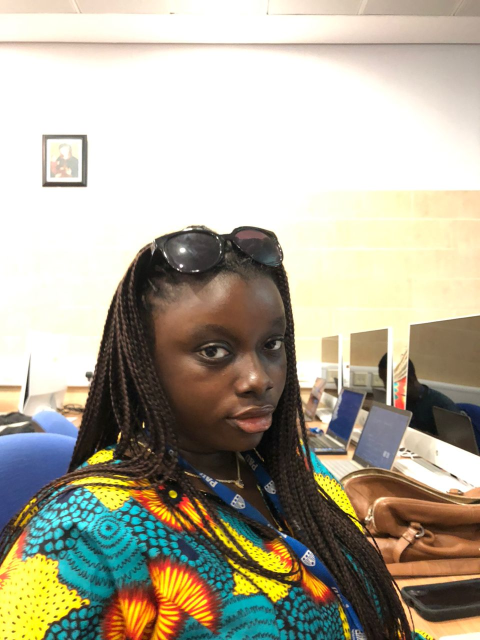
#> input picture Week_4/img/oyinda.jpg, 960 x 1280 px (shown at 1/2 size)
$ jupyter execute practices.ipynb   (older library calls are emulated)
#> lines starting #> are read from the running program, lines starting #| are printed output that depends on the picture
# Edge Detection

##### Sobel Operator

[cell 1]
import cv2
import numpy as np

# Load the image
image = cv2.imread('img/oyinda.jpg', cv2.IMREAD_GRAYSCALE)
#> image: shape (1280, 960); min 0, max 255, mean 170.7

# resize images
image = cv2.resize(image, (500, 400))
#> image: shape (400, 500)

# Apply Sobel edge detection
sobel_x = cv2.Sobel(image, cv2.CV_64F, 1, 0, ksize=1)
sobel_y = cv2.Sobel(image, cv2.CV_64F, 0, 1, ksize=1)
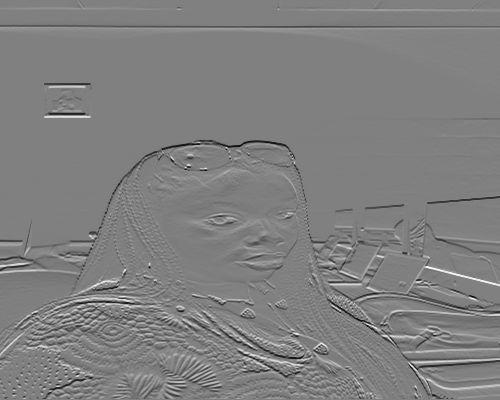
#> sobel_y: shape (400, 500) float64; min -231, max 228, mean -0.5; drawn with min black and max white

# Combine the gradient images
sobel_combined = cv2.magnitude(sobel_x, sobel_y)

# Display the original image and the Sobel edges
cv2.imshow('Original', image)
cv2.imshow('Sobel Edges', np.uint8(sobel_combined))
# cv2.imshow('Sobel Edges', sobel_combined)

# Wait for a key press and then clean up
cv2.waitKey(0)
cv2.destroyAllWindows()

##### Prewitt Operator

[cell 2]
import cv2
import numpy as np

# Laod the image
image = cv2.imread('img/abba.jpg', cv2.IMREAD_GRAYSCALE)
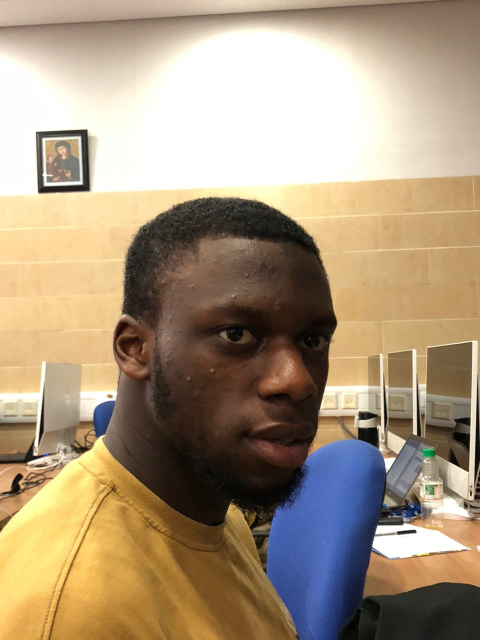
#> input picture Week_4/img/abba.jpg, 960 x 1280 px (shown at 1/2 size)
#> image: shape (1280, 960); min 0, max 255, mean 153.2

# resize images
image = cv2.resize(image, (500, 400))
#> image: shape (400, 500)

# Define Prewitt kernels
kernel_x = np.array([[1, -1, -1],
                     [0, 0, 0],
                     [1, 1, 1]])

kernel_y = np.array([[-1, 0, 1],
                     [-1, 0, 1],
                     [-1, 0, 1]])

# Apply Prewitt edge detection
prewitt_x = cv2.filter2D(image, -1, kernel_x)
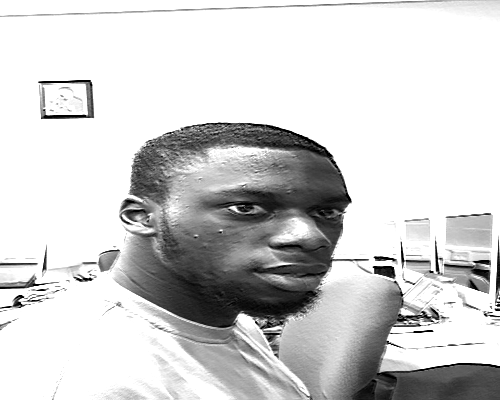
#> prewitt_x: shape (400, 500); min 0, max 255, mean 208.2
prewitt_y = cv2.filter2D(image, -1, kernel_y)
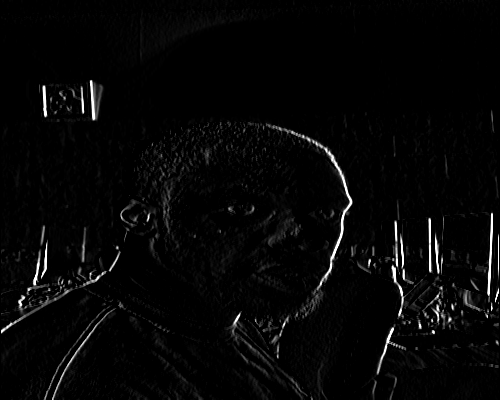
#> prewitt_y: shape (400, 500); min 0, max 255, mean 6.4

# Compute magnitude of gradients manually
prewitt_combined = np.sqrt(np.square(prewitt_x) + np.square(prewitt_y))
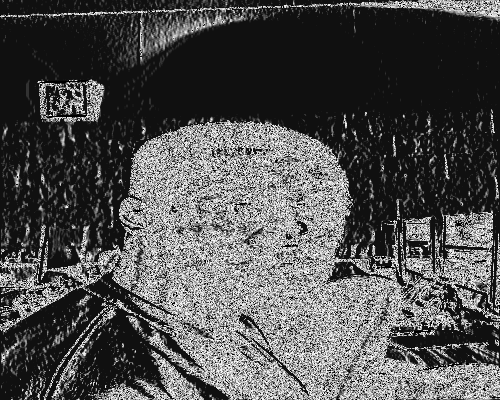
#> prewitt_combined: shape (400, 500) float16; min 0, max 15.91, mean 5.02; drawn with min black and max white

# Display the original image and the Prewitt edges
cv2.imshow('Original', image)
cv2.imshow('Prewitt Edges', np.uint8(prewitt_combined))

# Wait for a key press and then clean up
cv2.waitKey(0)
cv2.destroyAllWindows()

##### Robert Operator

[cell 3]
import cv2
import numpy as np

# Load the image
image = cv2.imread('img/oyinda.jpg', cv2.IMREAD_GRAYSCALE)

# Perform Gaussian Blur
image = cv2.GaussianBlur(image, (5, 5), 0)
#> image: shape (1280, 960)

# Define Robert Kernels
kernel_x = np.array([[0, 1],
                     [-1, 0]])

# Apply Robert edge detection
robert_x = cv2.filter2D(image, -1, kernel_x)
robert_y = cv2.filter2D(image, -1, kernel_y)
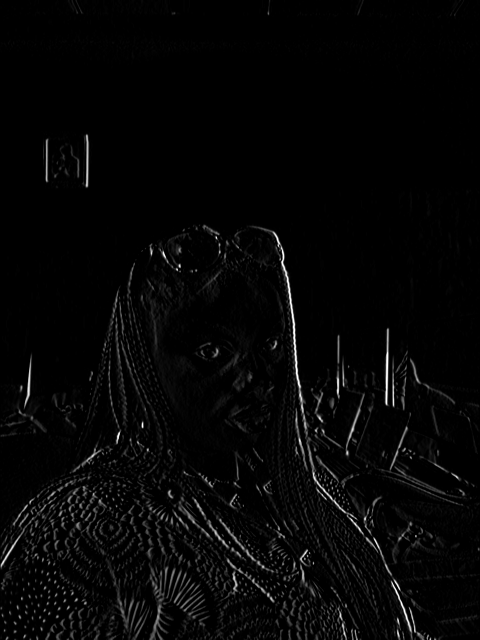
#> robert_y: shape (1280, 960) (shown at 1/2 size); min 0, max 255, mean 6.1

# Combine the gradient images
robert_combined = np.sqrt(np.square(robert_x) + np.square(robert_y))
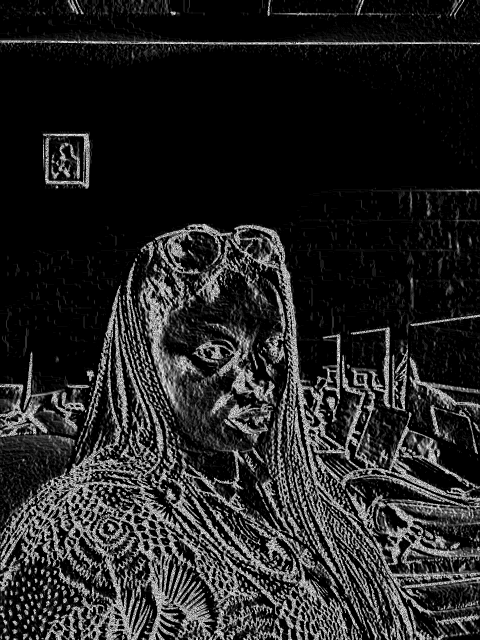
#> robert_combined: shape (1280, 960) float16 (shown at 1/2 size); min 0, max 15.91, mean 2.28; drawn with min black and max white

# Display the original image and the Robert edges
cv2.imshow('Original', image)
cv2.imshow('Robert Edges', np.uint8(robert_combined))

# Wait for a key press and then clean up
cv2.waitKey(0)
cv2.destroyAllWindows()

##### Laplacian Operator

[cell 4]
import cv2

# Load the image
image =  cv2.imread('img/oyinda.jpg', cv2.IMREAD_GRAYSCALE)

# resize images
image = cv2.resize(image, (400, 400))
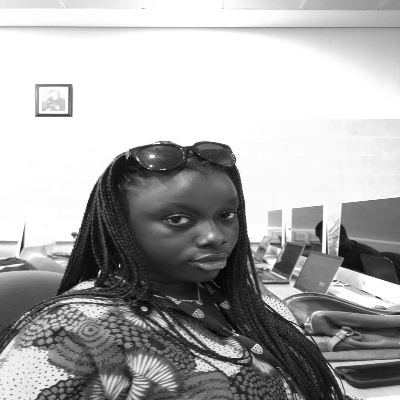
#> image: shape (400, 400); min 3, max 255, mean 170.7

# Apply Laplacian Edge Detection
laplacian = cv2.Laplacian(image, cv2.CV_64F)
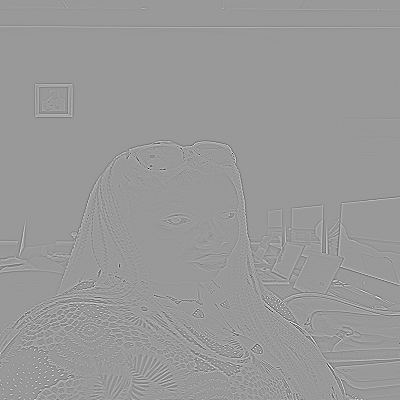
#> laplacian: shape (400, 400) float64; min -672, max 447, mean 0; drawn with min black and max white

# Convert the ouput to an 8-bit image
laplacian = cv2.convertScaleAbs(laplacian)

# Display the original image and the laplacian edges
cv2.imshow('Original', image)
cv2.imshow('Laplacian Edges', laplacian)

# Wait for a key press and close all windows
cv2.waitKey(0)
cv2.destroyAllWindows()

##### Canny Operator

[cell 5]
import cv2

# Load the image
image =  cv2.imread('img/oyinda.jpg', cv2.IMREAD_GRAYSCALE)

# resize images
image = cv2.resize(image, (400, 400))

# Perform Canny edge detection
edges = cv2.Canny(image, 100, 200) #Adjust the threshold values as needed
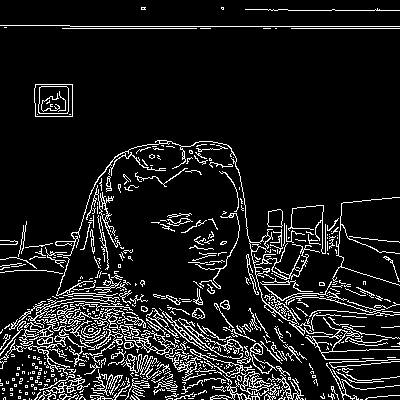
#> edges: shape (400, 400); 10.4% white in thin lines or dots

# Display the original image and the detected edges
cv2.imshow("Original Image", image)
cv2.imshow('Edges', edges)

# Wait for a key press and close all windows
cv2.waitKey(0)
cv2.destroyAllWindows()
